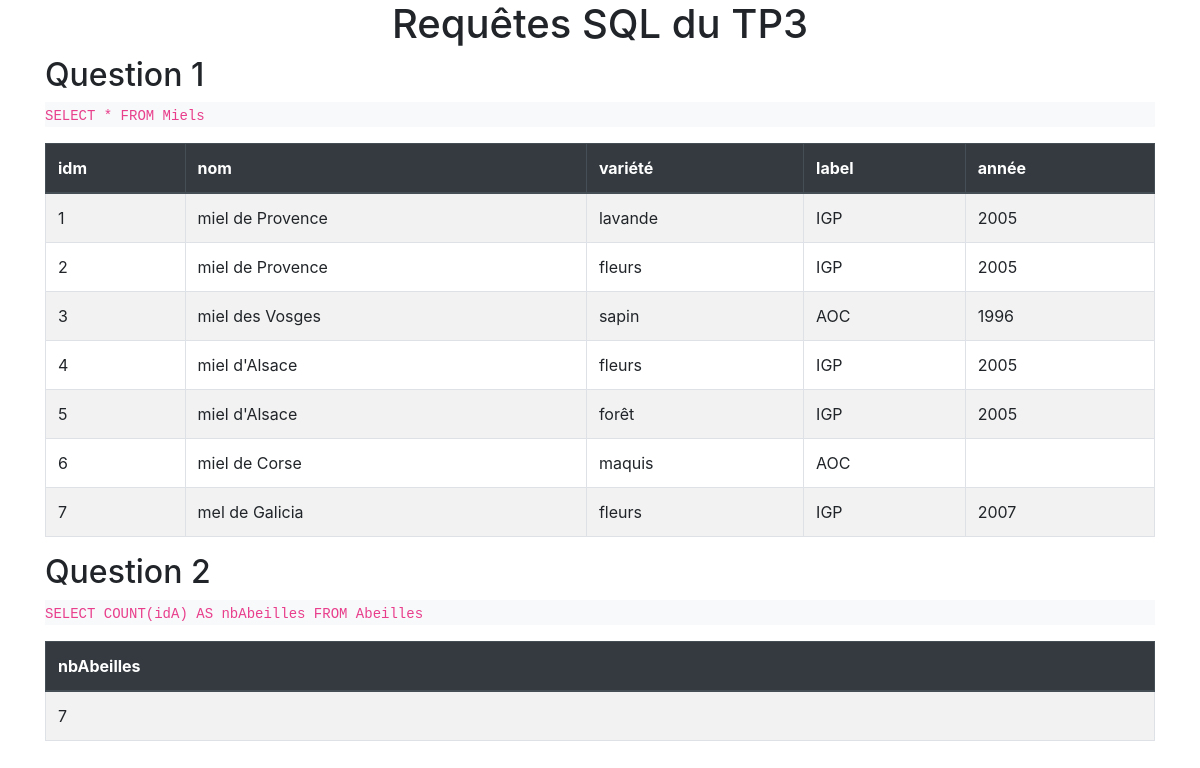
The app's page /tp3/tp3-index/index.php with its own data.
### tables this page shows
CREATE TABLE `Miels` (
  `idm` INTEGER,
  `nom` VARCHAR(42),
  `variété` VARCHAR(42),
  `label` VARCHAR(42),
  `année` INT(4),
  PRIMARY KEY (`idm`)
) DEFAULT CHARSET=utf8;

### tp3/tp3-index/index.php (the view, shortened to what this page needs)
<?php
$SERVER = "localhost";
$USER 	= "p2110686";
$MDP	= "Revolt90Silly";
$DB		= "p2110686";
$connexion = getConnexionBD($SERVER, $USER, $MDP, $DB);
?>
<!DOCTYPE html>
<html>
<head>
	<link rel="stylesheet" href="https://stackpath.bootstrapcdn.com/bootstrap/4.3.1/css/bootstrap.min.css">
</head>
<body class="container">
    <main>
		<h1 class="text-center">Requêtes SQL du TP3</h1>
		<article>
			<h2>Question 1</h2>
			<?php
				$requete = "SELECT * FROM Miels";
				printRequete($requete);
				$res = mysqli_query($connexion, $requete);
				printResults($res);
			?>
		</article>
		<article>
			<h2>Question 2</h2>
			<?php
				$requete = "SELECT COUNT(idA) AS nbAbeilles FROM Abeilles";
				$res = mysqli_query($connexion, $requete);
			?>
		</article>
	</main>
</body>
</html>
<?php
function getConnexionBD($server, $user, $mdp, $db) {
	$connexion = mysqli_connect($server, $user, $mdp, $db);
	mysqli_query($connexion,'SET NAMES UTF8');
	return $connexion;
}
function printRequete($requete) {
	 printf('<p class="bg-light"><code>%s</code></p>', $requete);
}
function printResults($resultats) {
	if($resultats === FALSE) {
		global $connexion;
		printf('<p class="bg-warning">Problème avec la requête ! Corrigez-la, testez-la dans PHPMyAdmin. Erreur retournée par MariaDB : <br><samp>%s</samp></p>', mysqli_error($connexion));
	}
	else if($resultats === TRUE) {
		echo '<p class="bg-success">La requête (type insert, delete, update) a réussie.</p>';
	}
	else {
		if(mysqli_num_rows($resultats) == 0)
			echo '<p class="bg-info">Aucun tuple résultat !</p>';
		else {
			echo '<table class="table table-striped table-bordered"><thead class="thead-dark"><tr>';
			$fields = mysqli_fetch_fields($resultats);
			foreach ($fields as $field)
				printf("<th>%s</th>", $field->name);
			echo "</tr></thead><tbody>";
			while ($row = mysqli_fetch_row($resultats)) {
				echo "<tr>";
				foreach ($row as $val)
					printf("<td>%s</td>", $val);
				echo "</tr>";
			}
			echo "</tbody></table>";
		}
	}
}
?>

### records on screen
miels: idm "1", nom "miel de Provence", variété "lavande", label "IGP", année "2005"
miels: idm "2", nom "miel de Provence", variété "fleurs", label "IGP", année "2005"
miels: idm "3", nom "miel des Vosges", variété "sapin", label "AOC", année "1996"
miels: idm "4", nom "miel d'Alsace", variété "fleurs", label "IGP", année "2005"
miels: idm "5", nom "miel d'Alsace", variété "forêt", label "IGP", année "2005"
miels: idm "6", nom "miel de Corse", variété "maquis", label "AOC"
miels: idm "7", nom "mel de Galicia", variété "fleurs", label "IGP", année "2007"

### other values on screen
$requete "SELECT * FROM Miels SELECT COUNT(idA) AS nbAbeilles FROM Abeilles"
$field->name "idm"
$field->name "nom"
$field->name "variété"
$field->name "label"
$field->name "année"
$field->name "nbAbeilles"
$val "7"
